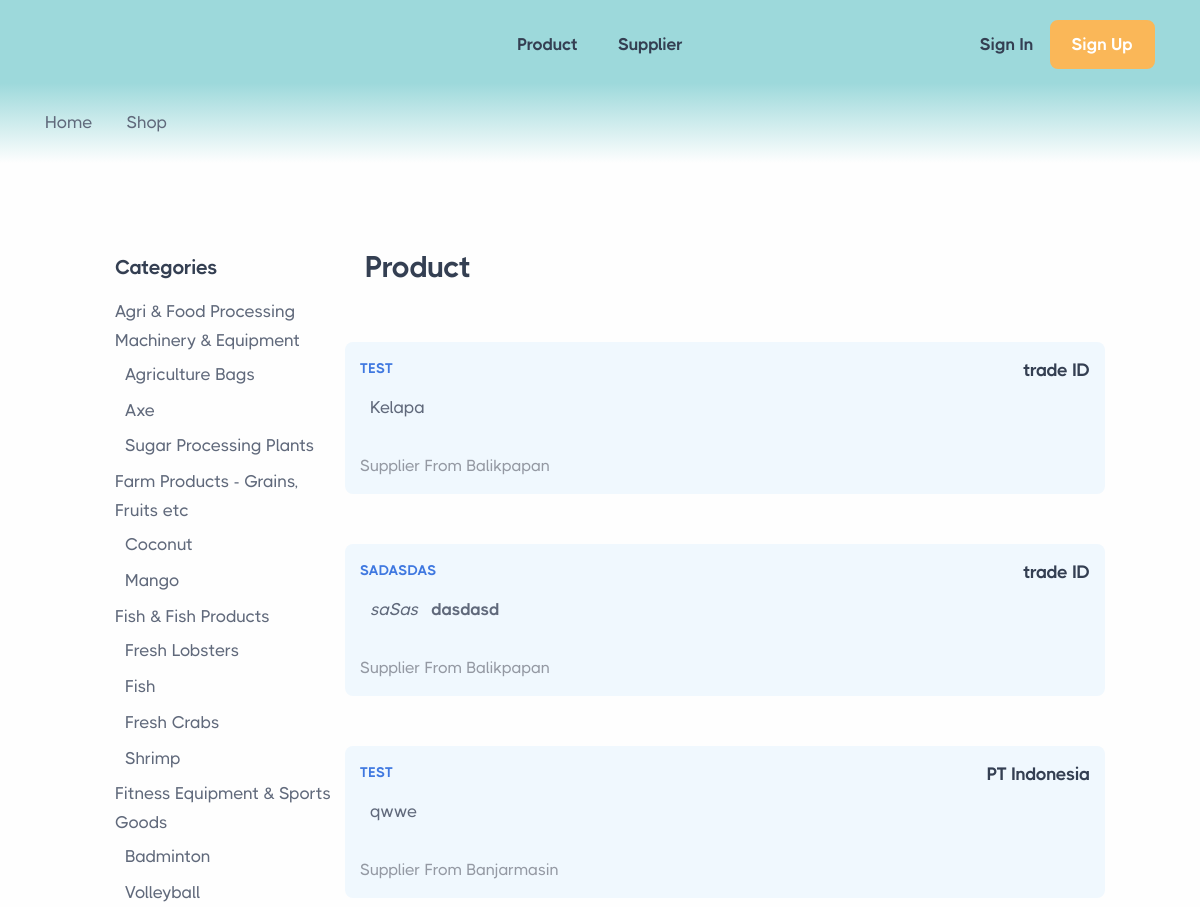
The page /product (upper part) on the database as committed earlier.
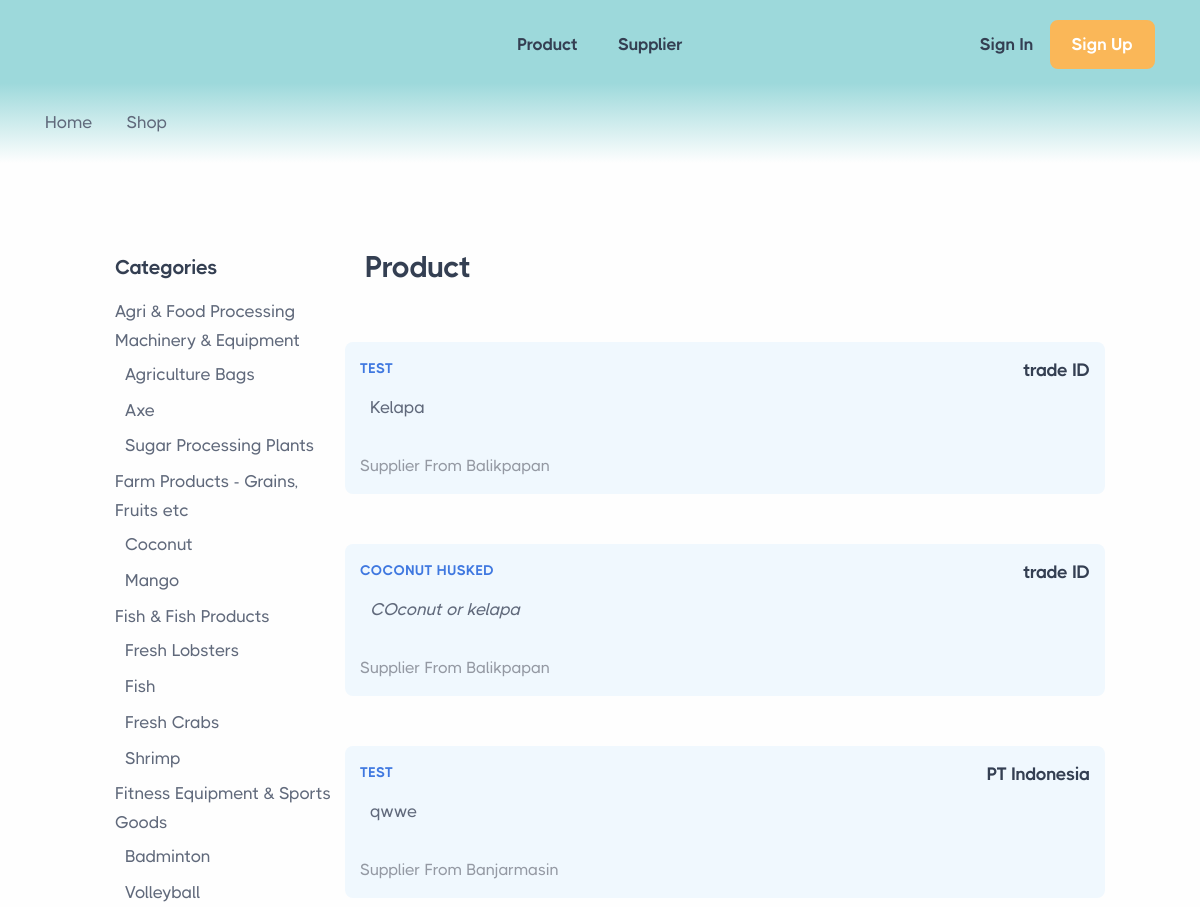
The same page on the database as committed later.
### tables this page shows
CREATE TABLE `product` (
  `idproduct` int(11) NOT NULL,
  `namaProduk` varchar(255) NOT NULL,
  `idcompany` int(11) NOT NULL,
  `idkategori` int(11) NOT NULL,
  `idsubkategori_a` int(11) NOT NULL,
  `idsubkategori_b` int(11) NOT NULL,
  `deskripsiProduk` text NOT NULL,
  `deskripsiPendek` text NOT NULL,
  `harga` varchar(255) NOT NULL,
  `gambar` text DEFAULT NULL
);

CREATE TABLE `company` (
  `idcompany` int(11) NOT NULL,
  `namaPerusahaan` varchar(255) DEFAULT NULL,
  `alamat` text DEFAULT NULL,
  `kota` varchar(255) DEFAULT NULL,
  `gambarCompany` varchar(255) DEFAULT NULL,
  `deskripsiPendek` text DEFAULT NULL,
  `deskripsiPanjang` text DEFAULT NULL,
  `instagram` varchar(255) DEFAULT NULL,
  `facebook` varchar(255) DEFAULT NULL,
  `linkedin` varchar(255) DEFAULT NULL,
  `website` varchar(255) DEFAULT NULL,
  `idsupplier` int(11) NOT NULL,
  `idkategori` int(11) NOT NULL,
  `idsubkategori_a` int(11) NOT NULL
);

### application/controllers/Front/Product.php (called while the page is built, shortened)
<?php
class Product extends CI_Controller {
    public function __construct()
    {
        $this->load->model('M_Kategori');
        $this->load->model('M_Product');
        $this->load->model('M_Inquire');
        $this->load->model('M_User');
    }
    private function initializePagination() {
        $this->load->library('pagination');
        $config['full_tag_open'] = '<nav class="d-flex" aria-label="pagination"><ul class="pagination">';
        $config['full_tag_close'] = '</ul></nav>';
        $config['prev_link'] = '<span aria-hidden="true"><i class="uil uil-arrow-left"></i></span>';
        $config['prev_tag_open'] = '<li class="page-item">';
        $config['prev_tag_close'] = '</li>';
        $config['first_link'] = false;
        $config['last_link'] = false;
        $config['next_link'] = '<span aria-hidden="true"><i class="uil uil-arrow-right"></i></span>';
        $config['next_tag_open'] = '<li class="page-item">';
        $config['next_tag_close'] = '</li>';
        $config['num_tag_open'] = '<li class="page-item">';
        $config['num_tag_close'] = '</li>';
        $config['cur_tag_open'] = '<li class="page-item active"><a class="page-link" href="#">';
        $config['cur_tag_close'] = '</a></li>';
        $config['attributes'] = array('class' => 'page-link');
        return $config;
    }
    public function index() {
        $config = $this->initializePagination();
        $data['jmlh'] = $this->M_Product->getAllData()->num_rows();
        $config["base_url"] = site_url('Front/product/index');
        $config["total_rows"] = $data['jmlh'];
        $config["per_page"] = 5;
        $this->pagination->initialize($config);
        $page = ($this->uri->segment(4)) ? $this->uri->segment(4) : 0;
        $iduser = $this->session->userdata('iduser');
        $data = [
            'userHeader' => $this->M_User->get_where($iduser),
            'kategori_structure' => $this->M_Kategori->getKategoriandSubkategoriA(),
            'product' => $this->M_Product->getProductAll($config["per_page"], $page)->result(),
            'header' => 'componen/header',
            'footer' => 'componen/footer',
        ];
        $data['pagination'] = $this->pagination->create_links();
        $this->load->view('productShop', $data);
    }
}

### index.php (called while the page is built, shortened)
<?php
require_once BASEPATH.'core/CodeIgniter.php';

### application/models/M_Product.php (called while the page is built, shortened)
<?php
class M_Product extends CI_Model {
    function getProductAll($limit, $start){
        $this->db->select('*')
                 ->from('product')
                 ->join('company', 'company.idcompany = product.idcompany')
                 ->join('kategori', 'kategori.idkategori = product.idkategori')
                 ->join('subkategori_a', 'subkategori_a.idsubkategori_a = product.idsubkategori_a')
                 ->join('subkategori_b', 'subkategori_b.idsubkategori_b = product.idsubkategori_b')
                 ->limit($limit, $start);
         return $query =  $this->db->get();
    }
}

### application/views/productShop.php (the view, shortened to what the changed rows need)
<section class="wrapper bg-light">
  <div class="container-fluid px-md-15 px-sm-8  pb-14 pb-md-16 pt-12">
    <div class="row gy-10 p-3">
      <div class="col-lg-9 order-lg-2">
        <div class="row align-items-center mb-10 position-relative zindex-1">
          <div class="col-md-7 col-xl-8 pe-xl-20">
            <h2 class="display-6 mb-1">Product </h2>
          </div>
        </div>
        <div class="grid grid-view projects-masonry shop mb-13">
          <div class="row gx-md-8 gy-10 gy-md-13  isotope">
            <?php foreach ($product as $data) : ?>
            <div class=" item col-md-12 col-xl-12 p-3 bg-soft-sky rounded" style="margin-bottom:-30px;">
              <div class="row">
                <div class="d-flex justify-content-between">
                  <div class="">
                    <div class="post-category text-ash "><a class="text-blue" href=""><?= $data->namaProduk?></a></div>
                  </div>
                  <div class="">
                    <div class="">
                      <h4 class="post-title h4 fs-18"><a href="<?= base_url('supplier/detail/'.$data->idcompany) ?>" class="link-dark"><?= $data->namaPerusahaan?></a></h4>
                    </div>
                  </div>
                </div>
              </div>
              <div class="row">
                <div class="d-flex mb-2">
                  <div class="" style="margin-left:10px;">
                    <div class="align-items-center">
                        <span><?= $data->deskripsiProduk?>
                        </span>
                      </div>
                  </div>
                </div>
              </div>
              <div class="row">
                <div class="d-flex justify-content-between">
                  <div>
                    <div class="fs-16 text-ash ">Supplier From <?= $data->kota?></div>
                  </div>
                </div>
              </div>
            </div>
            <?php endforeach; ?>
          </div>
        </div>
      </div>
    </div>
  </div>
</section>

Rows that differ between the two databases and show on the page:
changed product: namaProduk "SADASDAS" → "COCONUT HUSKED"; deskripsiProduk "saSas dasdasd" → "COconut or kelapa"
